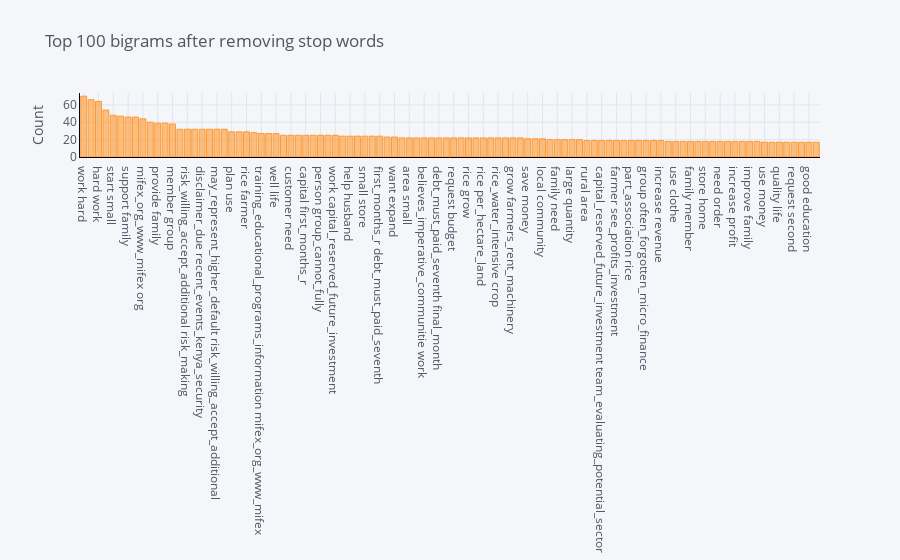

Notebook cell for this chart:
### Markdown cell above
**Bigram Extraction**: A bigram is a sequence of two adjacent elements from a string of tokens, which are typically letters, syllables, or words. For example: word New York is captured as two different words "New" and "York" when tokenization is performed but if it is repeated enough times, Bigram Extraction will represent the word as one i.e. "New_York"

### Code cell
plot_model(plot = 'bigram')

### Figure 1 — Plotly figure (JSON) as saved in the notebook; plotly's stock layout.template omitted (floating-point values rounded to 4 significant figures)
{"data": [{"marker": {"color": "rgba(255, 153, 51, 0.6)", "line": {"color": "rgba(255, 153, 51, 1.0)", "width": 1}}, "name": "count", "orientation": "v", "text": "", "type": "bar", "x": ["work hard", "pay fee", "hard work", "increase stock", "start small", "group member", "support family", "husband work", "mifex_org_www_mifex org", "start ago", "provide family", "live husband", "member group", "businesses_lenders_entrepreneur_aware may_represent_higher_default", "risk_willing_accept_additional risk_making", "recent_events_kenya_security situation_communitie", "disclaimer_due recent_events_kenya_security", "situation_communitie remains_unsettled_affecting_local", "may_represent_higher_default risk_willing_accept_additional", "remains_unsettled_affecting_local businesses_lenders_entrepreneur_aware", "plan use", "run small", "rice farmer", "high demand", "training_educational_programs_information mifex_org_www_mifex", "provide well", "well life", "marry primary", "customer need", "intend use", "capital first_months_r", "operate small", "person group_cannot_fully", "program_designed_teach_encourage group", "work capital_reserved_future_investment", "beauty product", "help husband", "enough money", "small store", "pay back", "first_months_r debt_must_paid_seventh", "therefore request", "want expand", "small rice", "area small", "others_guarantors_means_reason person", "believes_imperative_communitie work", "pay capital", "debt_must_paid_seventh final_month", "crop rice_seeds_either", "request budget", "dispersed_freely process_known_boleo_spanish", "rice grow", "known_paddy_field rice_water_intensive", "rice per_hectare_land", "rice_seeds_either dispersed_freely", "rice_water_intensive crop", "husband help", "grow farmers_rent_machinery", "process_known_boleo_spanish rice", "save money", "add stock", "local community", "per_hectare_land first_must_prepare", "family need", "local market", "large quantity", "first_must_prepare lands_removing_weeds_plowe", "rural area", "attract new", "capital_reserved_future_investment team_evaluating_potential_sector", "entrepreneur farmer", "farmer see_profits_investment", "farmers_rent_machinery helps_gather_production", "part_association rice", "rural_finance_program member", "group often_forgotten_micro_finance", "often_forgotten_micro_finance believes_imperative_communitie", "increase revenue", "start help", "use clothe", "meet customer", "family member", "repay time", "store home", "rural sector", "need order", "small farmer", "increase profit", "sale increase", "improve family", "use micro", "use money", "boy girl", "quality life", "group_cannot_fully repay_borrower", "request second", "increase sale", "good education", "familys need"], "y": [70, 66, 64, 54, 48, 47, 46, 46, 44, 40, 39, 39, 38, 32, 32, 32, 32, 32, 32, 32, 29, 29, 29, 28, 27, 27, 27, 25, 25, 25, 25, 25, 25, 25, 25, 24, 24, 24, 24, 24, 24, 23, 23, 22, 22, 22, 22, 22, 22, 22, 22, 22, 22, 22, 22, 22, 22, 22, 22, 22, 21, 21, 21, 20, 20, 20, 20, 20, 19, 19, 19, 19, 19, 19, 19, 19, 19, 19, 19, 18, 18, 18, 18, 18, 18, 18, 18, 18, 18, 18, 18, 18, 17, 17, 17, 17, 17, 17, 17, 17]}], "layout": {"legend": {"bgcolor": "#F5F6F9", "font": {"color": "#4D5663"}}, "paper_bgcolor": "#F5F6F9", "plot_bgcolor": "#F5F6F9", "title": {"font": {"color": "#4D5663"}, "text": "Top 100 bigrams after removing stop words"}, "xaxis": {"gridcolor": "#E1E5ED", "linecolor": "black", "showgrid": true, "tickfont": {"color": "#4D5663"}, "title": {"font": {"color": "#4D5663"}, "text": ""}, "zerolinecolor": "#E1E5ED", "type": "category", "range": [-0.5, 99.5], "autorange": true}, "yaxis": {"gridcolor": "#E1E5ED", "linecolor": "black", "showgrid": true, "tickfont": {"color": "#4D5663"}, "title": {"font": {"color": "#4D5663"}, "text": "Count"}, "zerolinecolor": "#E1E5ED", "type": "linear", "range": [0, 73.68], "autorange": true}, "autosize": true}}
